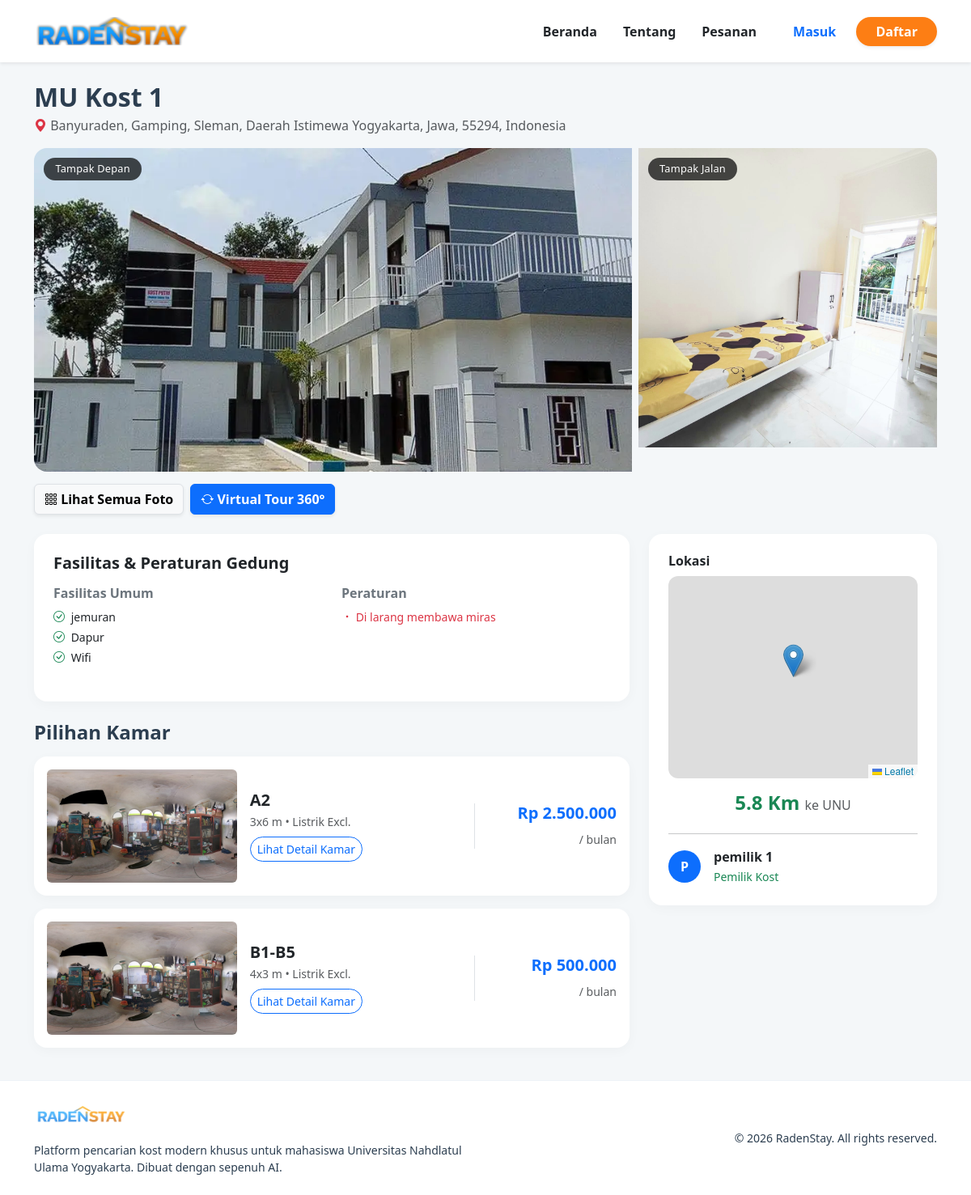
/detail_kost?id=4, run on the app's committed database.
### tables this page shows
CREATE TABLE `kost` (
  `id_kost` int NOT NULL,
  `id_pemilik` int DEFAULT NULL,
  `nama_kost` varchar(100) DEFAULT NULL,
  `alamat` text,
  `latitude` decimal(10,8) DEFAULT NULL,
  `longitude` decimal(11,8) DEFAULT NULL,
  `jenis_kost` enum('Putra','Putri','Campur') DEFAULT NULL
);

CREATE TABLE `galeri` (
  `id_galeri` int NOT NULL,
  `id_kost` int DEFAULT NULL,
  `id_kamar` int DEFAULT NULL,
  `nama_file` varchar(255) NOT NULL,
  `kategori_foto` varchar(50) DEFAULT NULL,
  `is_360` tinyint(1) DEFAULT '0'
);

CREATE TABLE `master_fasilitas` (
  `id_master_fasilitas` int NOT NULL,
  `nama_fasilitas` varchar(100) NOT NULL,
  `kategori` enum('Kamar','Kamar Mandi','Umum','Parkir') DEFAULT NULL,
  `id_pemilik` int DEFAULT NULL
);

CREATE TABLE `master_peraturan` (
  `id_master_peraturan` int NOT NULL,
  `nama_peraturan` varchar(255) NOT NULL,
  `kategori` enum('Kost','Kamar') DEFAULT 'Kost',
  `id_pemilik` int DEFAULT NULL
);

CREATE TABLE `kamar` (
  `id_kamar` int NOT NULL,
  `id_kost` int DEFAULT NULL,
  `nama_tipe_kamar` varchar(100) DEFAULT NULL,
  `harga_per_bulan` decimal(12,2) DEFAULT NULL,
  `stok_kamar` int DEFAULT NULL,
  `lebar_ruangan` varchar(20) DEFAULT NULL,
  `sudah_termasuk_listrik` tinyint(1) DEFAULT '0',
  `kapasitas` int DEFAULT '1'
);

CREATE TABLE `users` (
  `id_user` int NOT NULL,
  `username` varchar(50) NOT NULL,
  `password` varchar(255) NOT NULL,
  `nama_lengkap` varchar(100) DEFAULT NULL,
  `role` enum('adminsuper','pemilik','mahasiswa') NOT NULL,
  `no_hp` varchar(20) DEFAULT NULL,
  `foto_profil` int NOT NULL
);

### detail_kost.php (the view, shortened to what this page needs)
<?php
include 'koneksi.php';
$id_kost = $_GET['id'];
$query = "SELECT k.*, u.nama_lengkap as nama_pemilik, u.no_hp as hp_pemilik
          FROM kost k JOIN users u ON k.id_pemilik = u.id_user
          WHERE k.id_kost = '$id_kost'";
$kost = mysqli_fetch_assoc(mysqli_query($conn, $query));
$galeri_biasa = [];
$q_gb = mysqli_query($conn, "SELECT * FROM galeri WHERE id_kost='$id_kost' AND id_kamar IS NULL AND is_360=0");
while ($row = mysqli_fetch_assoc($q_gb)) $galeri_biasa[] = $row;
$galeri_360 = [];
$q_g360 = mysqli_query($conn, "SELECT * FROM galeri WHERE id_kost='$id_kost' AND id_kamar IS NULL AND is_360=1");
while ($row = mysqli_fetch_assoc($q_g360)) $galeri_360[] = $row;
$fasilitas = [];
$q_fas = mysqli_query($conn, "SELECT mf.nama_fasilitas FROM rel_fasilitas rf JOIN master_fasilitas mf ON rf.id_master_fasilitas = mf.id_master_fasilitas WHERE rf.id_kost='$id_kost' AND rf.id_kamar IS NULL");
while ($row = mysqli_fetch_assoc($q_fas)) $fasilitas[] = $row;
$peraturan = [];
$q_per = mysqli_query($conn, "SELECT mp.nama_peraturan FROM rel_peraturan rp JOIN master_peraturan mp ON rp.id_master_peraturan = mp.id_master_peraturan WHERE rp.id_kost='$id_kost' AND rp.id_kamar IS NULL");
while ($row = mysqli_fetch_assoc($q_per)) $peraturan[] = $row;
$kamars = [];
$q_kam = mysqli_query($conn, "SELECT * FROM kamar WHERE id_kost='$id_kost'");
while ($row = mysqli_fetch_assoc($q_kam)) {
    $f = mysqli_fetch_assoc(mysqli_query($conn, "SELECT nama_file FROM galeri WHERE id_kamar='" . $row['id_kamar'] . "' LIMIT 1"));
    $row['foto'] = $f ? $f['nama_file'] : null;
    $kamars[] = $row;
}
function hitungJarak($lat1, $lon1, $lat2, $lon2)
{
    $earth = 6371;
    $dLat = deg2rad($lat2 - $lat1);
    $dLon = deg2rad($lon2 - $lon1);
    $a = sin($dLat / 2) * sin($dLat / 2) + cos(deg2rad($lat1)) * cos(deg2rad($lat2)) * sin($dLon / 2) * sin($dLon / 2);
    return round($earth * (2 * atan2(sqrt($a), sqrt(1 - $a))), 2);
}
$jarak = hitungJarak($kost['latitude'], $kost['longitude'], -7.7472, 110.3554);
?>
<!DOCTYPE html>
<html lang="id">
<head>
    <link href="https://cdn.jsdelivr.net/npm/bootstrap@5.3.0/dist/css/bootstrap.min.css" rel="stylesheet">
    <link rel="stylesheet" href="https://cdn.jsdelivr.net/npm/bootstrap-icons@1.11.1/font/bootstrap-icons.css">
    <link rel="stylesheet" href="https://unpkg.com/leaflet@1.9.4/dist/leaflet.css" />
    <link rel="stylesheet" href="https://cdn.jsdelivr.net/npm/pannellum@2.5.6/build/pannellum.css" />
    <link rel="stylesheet" href="style.css">
</head>
<body>
    <?php include 'navbar.php'; ?>
    <main class="container my-4">
        <div class="mb-3">
            <h2 class="fw-bold mb-1"><?= $kost['nama_kost'] ?></h2>
            <p class="text-muted"><i class="bi bi-geo-alt-fill text-danger"></i> <?= $kost['alamat'] ?></p>
        </div>
        <div class="gallery-container">
            <?php if (count($galeri_biasa) > 0): ?>
                <?php for ($i = 0; $i < min(3, count($galeri_biasa)); $i++):
                    $foto = $galeri_biasa[$i];
                    $slotClass = $i === 0 ? 'gallery-slot main-img' : 'gallery-slot';
                    $kategori = $foto['kategori_foto'] ?: 'Tanpa Kategori';
                ?>
                    <div class="<?= $slotClass ?>" onclick="bukaFullscreen(<?= $i ?>)">
                        <img src="assets/img/galeri/<?= $foto['nama_file'] ?>" class="gallery-item" />
                        <span class="kategori-foto-pill"><?= $kategori ?></span>
                    </div>
                <?php endfor; ?>
            <?php else: ?>
                <img src="https://via.placeholder.com/800x400?text=Tidak+Ada+Foto" class="gallery-item main-img">
            <?php endif; ?>
        </div>
        <div class="d-flex gap-2 mb-4">
            <button class="btn btn-light border fw-bold shadow-sm" data-bs-toggle="modal" data-bs-target="#modalFotoBiasa">
                <i class="bi bi-grid-3x3-gap"></i> Lihat Semua Foto
            </button>
            <?php if (count($galeri_360) > 0): ?>
                <button class="btn btn-primary fw-bold shadow-sm" data-bs-toggle="modal" data-bs-target="#modal360">
                    <i class="bi bi-arrow-repeat"></i> Virtual Tour 360°
                </button>
            <?php endif; ?>
        </div>
        <div class="row g-4">
            <div class="col-lg-8">
                <div class="card card-custom p-4 mb-4">
                    <h5 class="fw-bold mb-3">Fasilitas & Peraturan Gedung</h5>
                    <div class="row">
                        <div class="col-md-6 mb-3">
                            <h6 class="fw-bold text-secondary">Fasilitas Umum</h6>
                            <?php foreach ($fasilitas as $f) echo "<div class='small mb-1'><i class='bi bi-check-circle text-success me-1'></i> $f[nama_fasilitas]</div>"; ?>
                        </div>
                        <div class="col-md-6">
                            <h6 class="fw-bold text-secondary">Peraturan</h6>
                            <?php foreach ($peraturan as $p) echo "<div class='small mb-1 text-danger'><i class='bi bi-dot'></i> $p[nama_peraturan]</div>"; ?>
                        </div>
                    </div>
                </div>
                <h4 class="fw-bold mb-3">Pilihan Kamar</h4>
                <?php foreach ($kamars as $kmr): ?>
                    <div class="card card-custom mb-3 p-3">
                        <div class="row g-0 align-items-center">
                            <div class="col-md-4">
                                <?php $img = $kmr['foto'] ? "assets/img/galeri/" . $kmr['foto'] : "https://via.placeholder.com/300x200"; ?>
                                <img src="<?= $img ?>" class="img-fluid rounded" style="height: 140px; width:100%; object-fit: cover;">
                            </div>
                            <div class="col-md-5 px-3">
                                <h5 class="fw-bold mb-1"><?= $kmr['nama_tipe_kamar'] ?></h5>
                                <p class="small text-muted mb-2"><?= $kmr['lebar_ruangan'] ?> • Listrik <?= $kmr['sudah_termasuk_listrik'] ? 'Incl.' : 'Excl.' ?></p>
                                <a href="detail_kamar.php?id=<?= $kmr['id_kamar'] ?>" class="btn btn-outline-primary btn-sm rounded-pill stretched-link">
                                    Lihat Detail Kamar
                                </a>
                            </div>
                            <div class="col-md-3 text-end border-start ps-3">
                                <h5 class="fw-bold text-primary">Rp <?= number_format($kmr['harga_per_bulan'], 0, ',', '.') ?></h5>
                                <small class="text-muted">/ bulan</small>
                            </div>
                        </div>
                    </div>
                <?php endforeach; ?>
            </div>
            <div class="col-lg-4">
                <div class="card card-custom p-4 sticky-top" style="top:90px">
                    <h6 class="fw-bold mb-2">Lokasi</h6>
                    <?php if ($kost['latitude']): ?>
                        <div id="map-detail" class="mb-3"></div>
                        <h4 class="text-center fw-bold text-success"><?= $jarak ?> Km <span class="fs-6 text-muted fw-normal">ke UNU</span></h4>
                    <?php endif; ?>
                    <hr>
                    <div class="d-flex align-items-center">
                        <div class="bg-primary text-white rounded-circle d-flex align-items-center justify-content-center fw-bold" style="width:40px;height:40px">
                            <?= strtoupper(substr($kost['nama_pemilik'], 0, 1)) ?>
                        </div>
                        <div class="ms-3">
                            <p class="mb-0 fw-bold"><?= $kost['nama_pemilik'] ?></p>
                            <small class="text-success">Pemilik Kost</small>
                        </div>
                    </div>
                </div>
            </div>
        </div>
    </main>
    <?php include 'footer.php'; ?>
</body>
</html>

### detail_kost.php (style rules this page uses)
body { background-color: #f4f7f9; color: #2c3e50; }
.gallery-container { height: 400px; display: grid; grid-template-columns: 2fr 1fr; grid-template-rows: 1fr 1fr; gap: 8px; border-radius: 16px; overflow: hidden; position: relative; margin-bottom: 15px; }
.gallery-slot { position: relative; width: 100%; height: 100%; }
.gallery-slot.main-img { grid-row: 1 / 3; }
.gallery-item { width: 100%; height: 100%; object-fit: cover; cursor: pointer; transition: 0.3s; }
.kategori-foto-pill { position: absolute; top: 0.75rem; left: 0.75rem; padding: 0.25rem 0.9rem; background: rgba(0, 0, 0, 0.7); color: #fff; border-radius: 999px; font-size: 0.8rem; letter-spacing: 0.2px; }
.card-custom { border: none; border-radius: 16px; box-shadow: 0 4px 15px rgba(0, 0, 0, 0.03); background: white; }
#map-detail { height: 250px; width: 100%; border-radius: 12px; }

### data on the page
kost: nama_kost "MU Kost 1", alamat "Banyuraden, Gamping, Sleman, Daerah Istimewa Yogyakarta, Jawa, 55294, Indonesia", jarak "5.8", id_pemilik.nama_lengkap "P", id_pemilik.nama_lengkap "pemilik 1"
galeri: nama_file (picture), kategori_foto "Tampak Depan"
galeri: nama_file (picture), kategori_foto "Tampak Jalan"
master_fasilitas: nama_fasilitas "jemuran"
master_fasilitas: nama_fasilitas "Dapur"
master_fasilitas: nama_fasilitas "Wifi"
master_peraturan: nama_peraturan "Di larang membawa miras"
kamar: nama_tipe_kamar "A2", lebar_ruangan "3x6 m", sudah_termasuk_listrik "Excl.", harga_per_bulan "2.500.000"
kamar: nama_tipe_kamar "B1-B5", lebar_ruangan "4x3 m", sudah_termasuk_listrik "Excl.", harga_per_bulan "500.000"
